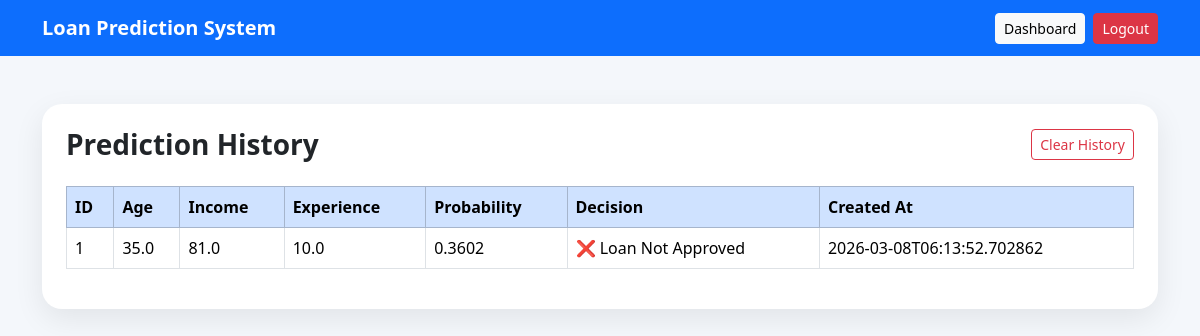
The app's page /history (signed in) with its own data.
### tables this page shows
CREATE TABLE predictions (
        id INTEGER PRIMARY KEY AUTOINCREMENT,
        user_id INTEGER NOT NULL,
        age REAL,
        experience REAL,
        income REAL,
        family REAL,
        ccavg REAL,
        education INTEGER,
        mortgage REAL,
        securities_account INTEGER,
        cd_account INTEGER,
        online INTEGER,
        creditcard INTEGER,
        probability REAL,
        decision TEXT,
        created_at TEXT NOT NULL,
        FOREIGN KEY(user_id) REFERENCES users(id)
    );

### app.py (the view)
@app.route("/history")
@login_required
def history():
    user = current_user()
    conn = get_db()
    rows = conn.execute("""
        SELECT * FROM predictions
        WHERE user_id = ?
        ORDER BY id ASC
        LIMIT 200
    """, (user["id"],)).fetchall()
    conn.close()
    return render_template("history.html", user=user, rows=rows)

### app.py (called while the page is built)
def get_db():
    conn = sqlite3.connect(DB_PATH)
    conn.row_factory = sqlite3.Row
    return conn

def login_required(view_func):
    @wraps(view_func)
    def wrapper(*args, **kwargs):
        if "user_id" not in session:
            return redirect(url_for("login"))
        return view_func(*args, **kwargs)
    return wrapper

def current_user():
    if "user_id" not in session:
        return None
    conn = get_db()
    user = conn.execute("SELECT * FROM users WHERE id = ?", (session["user_id"],)).fetchone()
    conn.close()
    return user

### templates/history.html (shortened to what this page needs)
<!DOCTYPE html>
<html lang="en">
<head>
    <link href="https://cdn.jsdelivr.net/npm/bootstrap@5.3.3/dist/css/bootstrap.min.css" rel="stylesheet">
</head>
<body>
    <nav class="navbar navbar-dark bg-primary">
        <div class="container">
            <a class="navbar-brand fw-bold" href="{{ url_for('dashboard') }}">Loan Prediction System</a>
            <div class="d-flex gap-2">
                <a href="{{ url_for('dashboard') }}" class="btn btn-light btn-sm">Dashboard</a>
                <a href="{{ url_for('logout') }}" class="btn btn-danger btn-sm">Logout</a>
            </div>
        </div>
    </nav>
    <div class="container py-5">
        <div class="card card-box">
            <div class="card-body p-4">
                <div class="d-flex justify-content-between align-items-center mb-4">
                    <h3 class="fw-bold mb-0">Prediction History</h3>
                    <form method="POST" action="{{ url_for('clear_history') }}">
                        <button type="submit" class="btn btn-outline-danger btn-sm">Clear History</button>
                    </form>
                </div>
                {% if rows %}
                <div class="table-responsive">
                    <table class="table table-bordered table-hover align-middle">
                        <thead class="table-primary">
                            <tr>
                                <th>ID</th>
                                <th>Age</th>
                                <th>Income</th>
                                <th>Experience</th>
                                <th>Probability</th>
                                <th>Decision</th>
                                <th>Created At</th>
                            </tr>
                        </thead>
                        <tbody>
                            {% for row in rows %}
                            <tr>
                                <td>{{ row['id'] }}</td>
                                <td>{{ row['age'] }}</td>
                                <td>{{ row['income'] }}</td>
                                <td>{{ row['experience'] }}</td>
                                <td>{{ "%.4f"|format(row['probability']) }}</td>
                                <td>{{ row['decision'] }}</td>
                                <td>{{ row['created_at'] }}</td>
                            </tr>
                            {% endfor %}
                        </tbody>
                    </table>
                </div>
                {% else %}
                    <div class="alert alert-info mb-0">No prediction history found.</div>
                {% endif %}
            </div>
        </div>
    </div>
</body>
</html>

### templates/history.html (style rules this page uses)
body { background: #f4f7fb; }
.card-box { border: none; border-radius: 20px; box-shadow: 0 10px 30px rgba(0,0,0,0.08); }

### records on screen
predictions: id "1", age "35.0", income "81.0", experience "10.0", probability "0.3602", decision "❌ Loan Not Approved", created_at "2026-03-08T06:13:52.702862"
